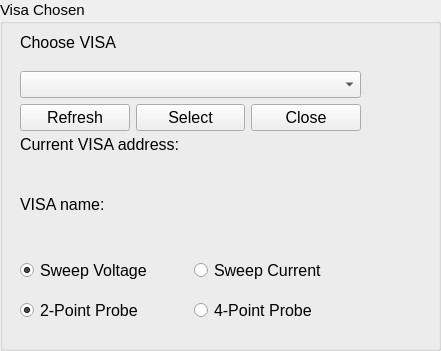
         <widget class="QGroupBox" name="groupBox">
          <property name="geometry">
           <rect>
            <x>50</x>
            <y>30</y>
            <width>441</width>
            <height>351</height>
           </rect>
          </property>
          <property name="font">
           <font>
            <pointsize>11</pointsize>
           </font>
          </property>
          <property name="title">
           <string>Visa Chosen</string>
          </property>
          <widget class="QWidget" name="layoutWidget_3">
           <property name="geometry">
            <rect>
             <x>20</x>
             <y>20</y>
             <width>341</width>
             <height>111</height>
            </rect>
           </property>
           <layout class="QVBoxLayout" name="verticalLayout_4">
            <item>
             <widget class="QLabel" name="label_chooseVisa">
              <property name="font">
               <font>
                <pointsize>12</pointsize>
               </font>
              </property>
              <property name="text">
               <string>Choose VISA</string>
              </property>
             </widget>
            </item>
            <item>
             <widget class="QComboBox" name="comboBox_visa">
              <property name="font">
               <font>
                <pointsize>12</pointsize>
               </font>
              </property>
             </widget>
            </item>
            <item>
             <layout class="QHBoxLayout" name="horizontalLayout_3">
              <item>
               <widget class="QPushButton" name="pushButton_refresh">
                <property name="font">
                 <font>
                  <pointsize>12</pointsize>
                 </font>
                </property>
                <property name="text">
                 <string>Refresh</string>
                </property>
               </widget>
              </item>
              <item>
               <widget class="QPushButton" name="pushButton_select">
                <property name="font">
                 <font>
                  <pointsize>12</pointsize>
                 </font>
                </property>
                <property name="text">
                 <string>Select</string>
                </property>
               </widget>
              </item>
              <item>
               <widget class="QPushButton" name="pushButton_close">
                <property name="font">
                 <font>
                  <pointsize>12</pointsize>
                 </font>
                </property>
                <property name="text">
                 <string>Close</string>
                </property>
               </widget>
              </item>
             </layout>
            </item>
           </layout>
          </widget>
          <widget class="QWidget" name="layoutWidget_2">
           <property name="geometry">
            <rect>
             <x>20</x>
             <y>130</y>
             <width>341</width>
             <height>61</height>
            </rect>
           </property>
           <layout class="QVBoxLayout" name="verticalLayout_2">
            <item>
             <widget class="QLabel" name="label">
              <property name="font">
               <font>
                <pointsize>12</pointsize>
               </font>
              </property>
              <property name="text">
               <string>Current VISA address:</string>
              </property>
             </widget>
            </item>
            <item>
             <widget class="QLabel" name="label_visa_address">
              <property name="font">
               <font>
                <pointsize>10</pointsize>
               </font>
              </property>
              <property name="text">
               <string/>
              </property>
             </widget>
            </item>
           </layout>
          </widget>
          <widget class="QWidget" name="layoutWidget_4">
           <property name="geometry">
            <rect>
             <x>20</x>
             <y>190</y>
             <width>391</width>
             <height>61</height>
            </rect>
           </property>
           <layout class="QVBoxLayout" name="verticalLayout_3">
            <item>
             <widget class="QLabel" name="label_3">
              <property name="font">
               <font>
                <pointsize>12</pointsize>
               </font>
              </property>
              <property name="text">
               <string>VISA name:</string>
              </property>
             </widget>
            </item>
            <item>
             <widget class="QLabel" name="label_visa_name">
              <property name="font">
               <font>
                <pointsize>10</pointsize>
               </font>
              </property>
              <property name="text">
               <string/>
              </property>
             </widget>
            </item>
           </layout>
          </widget>
          <widget class="QWidget" name="layoutWidget">
           <property name="geometry">
            <rect>
             <x>20</x>
             <y>250</y>
             <width>341</width>
             <height>41</height>
            </rect>
           </property>
           <layout class="QHBoxLayout" name="horizontalLayout">
            <item>
             <widget class="QRadioButton" name="radioButton_sweep_voltage">
              <property name="font">
               <font>
                <pointsize>12</pointsize>
               </font>
              </property>
              <property name="text">
               <string>Sweep Voltage</string>
              </property>
              <property name="checked">
               <bool>true</bool>
              </property>
             </widget>
            </item>
            <item>
             <widget class="QRadioButton" name="radioButton_sweep_current">
              <property name="font">
               <font>
                <pointsize>12</pointsize>
               </font>
              </property>
              <property name="text">
               <string>Sweep Current</string>
              </property>
             </widget>
            </item>
           </layout>
          </widget>
          <widget class="QWidget" name="layoutWidget_5">
           <property name="geometry">
            <rect>
             <x>20</x>
             <y>290</y>
             <width>341</width>
             <height>41</height>
            </rect>
           </property>
           <layout class="QHBoxLayout" name="horizontalLayout_2">
            <item>
             <widget class="QRadioButton" name="radioButton_2_point">
              <property name="font">
               <font>
                <pointsize>12</pointsize>
               </font>
              </property>
              <property name="text">
               <string>2-Point Probe</string>
              </property>
              <property name="checked">
               <bool>true</bool>
              </property>
             </widget>
            </item>
            <item>
             <widget class="QRadioButton" name="radioButton_4_point">
              <property name="font">
               <font>
                <pointsize>12</pointsize>
               </font>
              </property>
              <property name="text">
               <string>4-Point Probe</string>
              </property>
             </widget>
            </item>
           </layout>
          </widget>
         </widget>
